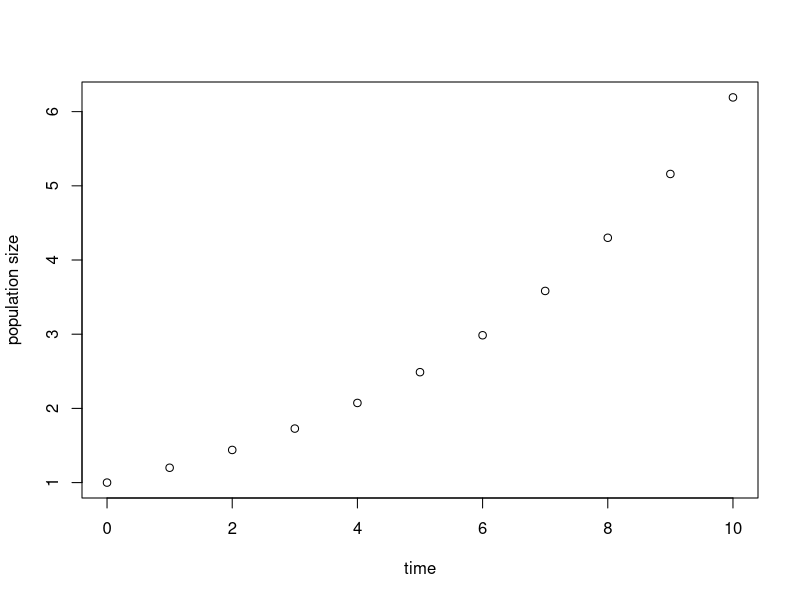

This chart was generated by the following R code:
model <- function(r,n0,time) {
         output <- numeric(time+1) # set up a vector to store the results
         output[1] <- n <- n0
         for (t in c(1:time)) { 
             n <- r * n 
             output[t+1] <- n
         }
         output
}


### Run the model
out  <- model(1.2,1,10)
### Plot the model
plot(1:length(out)-1,out,xlab="time",ylab="population size")
